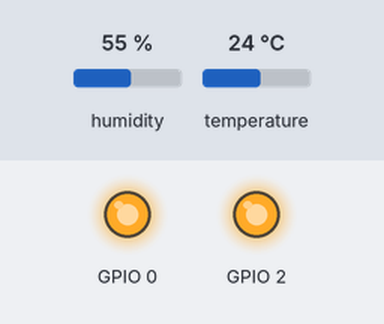
A sketch run on a simulated ESP8266 (NodeMCU). Shown: output pins drawn as LEDs (lit = HIGH). Dashed ring = blinking. Inputs (shaded band) come from the test bench; at power-on: temperature 24 °C, humidity 55 %. WiFi joins after 1.5 s; servers stay silent unless stated; web services answer with replies made up by the test bench; what the sketch prints to the serial monitor is not drawn.

Above: at 2.7 s.
2.8 s: temperature set to 29.1 °C
10.3 s: temperature set to 30.8 °C
At 17.3 s:
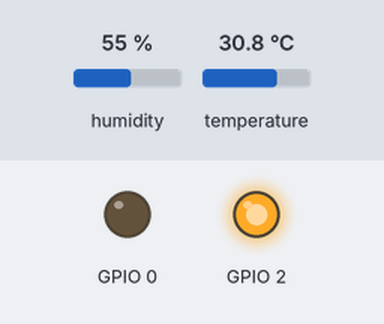
17.8 s: temperature set to 12 °C
At 21.09 s:
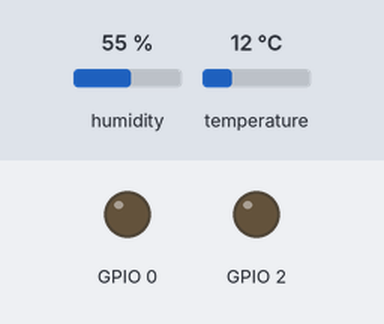
25.3 s: temperature set to 33 °C
At 31.85 s:
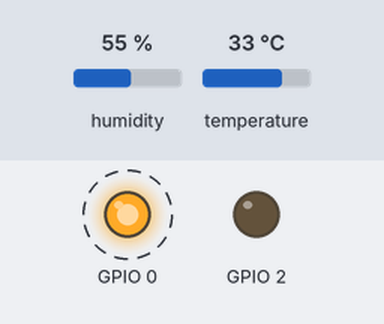
Timing chart, 0 to 33.8 s (numbered marks = the images above; inputs shaded):
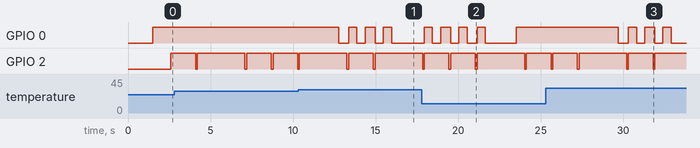

Measured:
- the behaviour switches between 29.9 and 30 °C on temperature (found by bisection; images 0 and 1)
- after the input at 10.3 s, GPIO 0: alternates HIGH for 0.50 s and LOW for 0.50 s, 7 changes in all, then stays LOW, starting after 2.5 s
- after the input at 25.3 s, GPIO 0: alternates HIGH for 0.50 s and LOW for 0.50 s, starting after 4.4 s

The sketch:

esp8266.ino
```cpp
// JEFFREY LAKEMAN @ 18-10-2018
// Arduino/C++ 1.9.7
// Gets temperature data from a I2C connected Si7021 module, then uploads that data to a ThingSpeak channel
// Also has a blue flashing "working" led and a red "too hot" flashing led

// Include libraries
#include <ESP8266WiFi.h>
#include <WiFiClient.h>
#include <ESP8266WebServer.h>
#include <SI7021.h>

// Network access credentials
const char* ssid = "YOUR-SSID";
const char* password = "YOUR-PASSWORD";

const char* host = "api.thingspeak.com";
String apiKey = "YOUR-WRITE-API-KEY";

// Define variables
#define SDA 4
#define SCL 5

SI7021 sensor;

bool led = false;
float temp;
float temp_max = 30;

void setup() {
  // Connect to the wifi
  Serial.begin(115200);
  WiFi.mode(WIFI_STA);
  Serial.print("Connecting to ");
  Serial.println(ssid);
  WiFi.begin(ssid, password);

  while (WiFi.status() != WL_CONNECTED) {
    delay(500);
    Serial.print(".");
  }
  Serial.print("\nIP address: ");
  Serial.println(WiFi.localIP());

  // Begin connection to sensor and setup leds
  sensor.begin(SDA,SCL);
  Serial.println("Sensor started");
  pinMode(0, OUTPUT);
  pinMode(2, OUTPUT);
}

int value = 0;

void loop() {
  // Connect to thingspeak api and upload sensor data
  value++;
  if (value % 8 == 0) {
  WiFiClient client;
  const int httpPort = 80;

  if(!client.connect(host, httpPort)) {
    Serial.println("Connection Failed");
    delay(300);
    return;
  }

  int temperature = sensor.getCelsiusHundredths();
  temp = temperature / 100.0;
  String link = "GET /update?api_key=" + apiKey + "&field1=";
  link = link + String(temp);
  link = link + " HTTP/1.1\r\n" + "Host: " + host + "\r\n" + "Connection: close\r\n\r\n";
  client.print(link);
  Serial.println(link + "\n");
  delay(100);

  int timeout = 0;
  while((!client.available()) && (timeout < 1000)) {
    delay(10);
    timeout++;
  }

  if(timeout < 500) {
    while(client.available()) {
      // Print response from thingspeak server
      Serial.println(client.readString());
    }
  } else {
    Serial.println("Request timeout...");
  }
  }

  if (value % 3 == 0) {
    // Flash blue led to show that module is working
    digitalWrite(2, LOW);
    delay(100);
    digitalWrite(2, HIGH);
  }

  if(temp >= temp_max) {
    // If sensor data is above max, begin flashing red led
    led = !led;
    if(led == true) {
      digitalWrite(0, HIGH);
    } else {
      digitalWrite(0, LOW);
    }
  } else {
    led = false;
    digitalWrite(0, HIGH);
  }
  delay(500);
}
```
